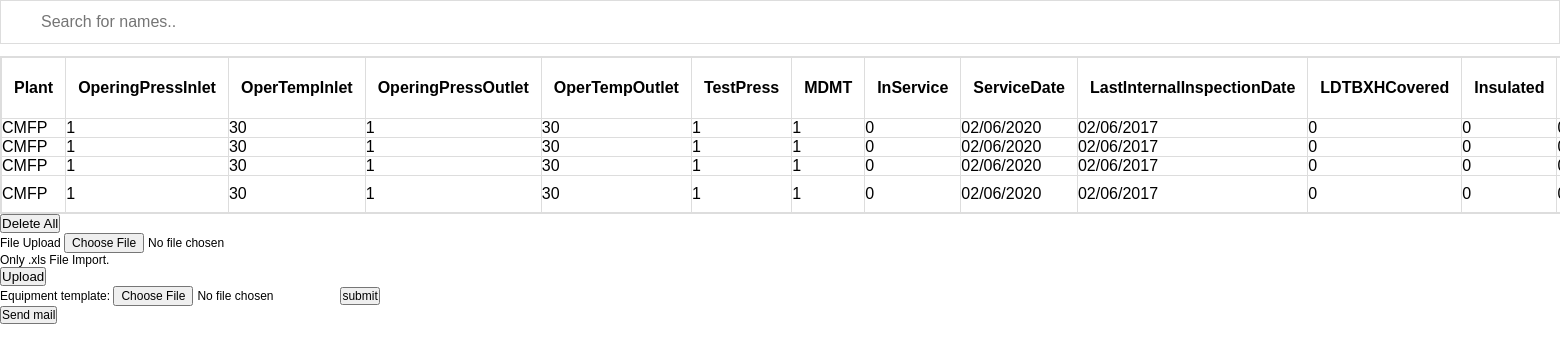
/App/View/home/equipmentTempList.php, run on the app's committed database.
### tables this page shows
CREATE TABLE IF NOT EXISTS `tbl_equipmenttemp` (
`STT` int(11) NOT NULL,
  `Plant` varchar(45) DEFAULT NULL,
  `OperingPressInlet` varchar(45) DEFAULT NULL,
  `OperTempInlet` varchar(45) DEFAULT NULL,
  `OperingPressOutlet` varchar(45) DEFAULT NULL,
  `OperTempOutlet` varchar(45) DEFAULT NULL,
  `TestPress` varchar(45) DEFAULT NULL,
  `MDMT` varchar(45) DEFAULT NULL,
  `InService` varchar(45) DEFAULT NULL,
  `ServiceDate` varchar(45) DEFAULT NULL,
  `LastInternalInspectionDate` varchar(45) DEFAULT NULL,
  `LDTBXHCovered` varchar(45) DEFAULT NULL,
  `Insulated` varchar(45) DEFAULT NULL,
  `PWHT` varchar(45) DEFAULT NULL,
  `InsulatedType` varchar(45) DEFAULT NULL,
  `OperatingState` varchar(45) DEFAULT NULL,
  `InventoryLiquip` varchar(45) DEFAULT NULL,
  `InventoryVapor` varchar(45) DEFAULT NULL,
  `InventoryTotal` varchar(45) DEFAULT NULL,
  `ConfidentInStreamAnalysis` varchar(45) DEFAULT NULL,
  `VaporDensityAir` varchar(45) DEFAULT NULL,
  `CorrosionInhibitor` varchar(45) DEFAULT NULL,
  `FrequentFeedChanged` varchar(45) DEFAULT NULL,
  `MajorChemicals` varchar(45) DEFAULT NULL,
  `Contaminants` varchar(45) DEFAULT NULL,
  `OnLineMonitoring` varchar(45) DEFAULT NULL,
  `CathodicProtection` varchar(45) DEFAULT NULL,
  `CorrosionMonitoring` varchar(45) DEFAULT NULL,
  `OHCalibUptodate` varchar(45) DEFAULT NULL,
  `DistFromFacility` varchar(45) DEFAULT NULL,
  `EquipCount` varchar(45) DEFAULT NULL,
  `HAZOPRating` varchar(45) DEFAULT NULL,
  `PersonalDensity` varchar(45) DEFAULT NULL,
  `MitigationEquip` varchar(45) DEFAULT NULL,
  `EnvRating` varchar(45) DEFAULT NULL,
  `InspTechUsed` varchar(45) DEFAULT NULL,
  `EquipModification` varchar(45) DEFAULT NULL,
  `InspectionFinding` varchar(45) DEFAULT NULL,
  `VaporDensity` varchar(45) DEFAULT NULL,
  `LiquipDensity` varchar(45) DEFAULT NULL,
  `Vapor` varchar(45) DEFAULT NULL,
  `Liquip` varchar(45) DEFAULT NULL,
  `HMBPFDNum` varchar(45) DEFAULT NULL,
  `PIDNum` varchar(45) DEFAULT NULL,
  `Service` varchar(45) DEFAULT NULL,
  `HMBStream` varchar(45) DEFAULT NULL,
  `CrackPresent` varchar(45) NOT NULL,
  `ProtectionBarrier` varchar(45) NOT NULL,
  `InternalLiner` varchar(45) NOT NULL,
  `CatalogThinning` varchar(45) NOT NULL,
  `NumberofInspection[lần]` varchar(45) NOT NULL,
  `CheckThinning` varchar(45) NOT NULL,
  `Cladding` varchar(45) NOT NULL,
  `InjectionPointFip` varchar(45) NOT NULL,
  `DeadLegsFdl` varchar(45) NOT NULL,
  `WeldedConstructionFwd` varchar(45) NOT NULL,
  `MaintenanceAccordanceFam` varchar(45) NOT NULL,
  `SettlementFsm` varchar(45) NOT NULL,
  `CorrosionRateforBaseMatel` varchar(45) NOT NULL,
  `CorrosionrateforCladding` varchar(45) NOT NULL,
  `ThicknessOfCompbasemetal` varchar(45) NOT NULL,
  `LinningType` varchar(45) NOT NULL,
  `LinningConditionAdjusmentFlc` varchar(45) NOT NULL,
  `YearInService` varchar(45) NOT NULL,
  `LevelCaustic` varchar(45) NOT NULL,
  `CatalogCaustic` varchar(45) NOT NULL,
  `LevelAmine` varchar(45) NOT NULL,
  `CatalogAmine` varchar(45) NOT NULL,
  `CatalogSulfide` varchar(45) NOT NULL,
  `pH` varchar(45) NOT NULL,
  `SulfideConcentration[ppm]` varchar(45) NOT NULL,
  `CatalogHIC/H2S` varchar(45) NOT NULL,
  `H2SConcentration[ppm]` varchar(45) NOT NULL,
  `CatalogCacbon` varchar(45) NOT NULL,
  `CacbonConcentration[ppm]` varchar(45) NOT NULL,
  `CatalogPTA` varchar(45) NOT NULL,
  `FunctionOfHeatTreatment` varchar(45) NOT NULL,
  `CatalogCLSCC` varchar(45) NOT NULL,
  `TemperatureOfpH` varchar(45) NOT NULL,
  `CloConcentration[ppm]` varchar(45) NOT NULL,
  `CatalogHF` varchar(45) NOT NULL,
  `HFpresent` varchar(45) NOT NULL,
  `BrinellHardness` varchar(45) NOT NULL,
  `CatalogHIC/HF` varchar(45) NOT NULL,
  `SulfurConcentration` varchar(45) NOT NULL,
  `Catalog ExtenalCorrosion` varchar(45) NOT NULL,
  `DriverExtend` varchar(45) NOT NULL,
  `CoatQuality` varchar(45) NOT NULL,
  `CatalogCUI` varchar(45) NOT NULL,
  `DriverCUI` int(45) NOT NULL,
  `CorrosionRateforCUI` varchar(45) NOT NULL,
  `Complexity` varchar(45) NOT NULL,
  `Insulation` varchar(45) NOT NULL,
  `AllowConfig` varchar(45) NOT NULL,
  `EnterSoil` varchar(45) NOT NULL,
  `InsulationType` varchar(45) NOT NULL,
  `CatalogExternalCLSCC` varchar(45) NOT NULL,
  `DriverExternalCLSCC` varchar(45) NOT NULL,
  `PipingComplexity` varchar(45) NOT NULL,
  `InsulationCondition` varchar(45) NOT NULL,
  `CatalogHTHA` varchar(45) NOT NULL,
  `AgeHTHA` varchar(45) NOT NULL,
  `TemperatureHTHA[*F]` varchar(45) NOT NULL,
  `HydrogenPartialPressure[MPa]` varchar(45) NOT NULL,
  `TempMinforBrittleFacture` varchar(45) NOT NULL,
  `TempUpsetforBrittleFacture` varchar(45) NOT NULL,
  `Temp BoilingforBrittleFacture` varchar(45) NOT NULL,
  `MinimumDesignMetalTemp` varchar(45) NOT NULL,
  `TempImpact` varchar(45) NOT NULL,
  `MaterialCurve` varchar(45) NOT NULL,
  `LowTemperature` varchar(45) NOT NULL,
  `SCE` varchar(45) NOT NULL,
  `ReferencTemperature` varchar(45) NOT NULL,
  `TempMinfor885` varchar(45) NOT NULL,
  `BrittleCheck` varchar(45) NOT NULL,
  `TempShutdown` varchar(45) NOT NULL,
  `PercentSigma` varchar(45) NOT NULL,
  `NoofPrFatigueFailures` varchar(45) NOT NULL,
  `SeverityofVibration` varchar(45) NOT NULL,
  `NoOfWeeks` varchar(45) NOT NULL,
  `CyclicType` varchar(45) NOT NULL,
  `CorrectiveActionsTake` varchar(45) NOT NULL,
  `TotalPipeFitting` varchar(45) NOT NULL,
  `TypeOfJointInThisPiping` varchar(45) NOT NULL,
  `ConditionOfPipe` varchar(45) NOT NULL,
  `BranchDiameter` varchar(45) NOT NULL,
  `tbl_equipmentlist_ItemNo` varchar(45) DEFAULT NULL,
  `tbl_component_componentName` varchar(100) DEFAULT NULL
);

### App/Model/database.php (called while the page is built, shortened)
<?php
class database
{
    private $__conn;
    function connect()
    {
        if (!$this->__conn) {
            $this->__conn = mysqli_connect('localhost', 'root', '', 'rbi') or die ('Lỗi kết nối');
            mysqli_query($this->__conn, "SET character_set_results = 'utf8', character_set_client = 'utf8', character_set_database = 'utf8', character_set_server = 'utf8'");
        }
    }
        function get_list_assoc($table, $select)
        {
            $sql = "SELECT $select FROM $table";
            $result = mysqli_query($this->__conn, $sql);
            $return = array();
            while ($row = mysqli_fetch_assoc($result)) {
                $return[] = $row;
            }
            return $return;
        }
}

### App/Model/home/equipmentTempListModel.php (called while the page is built, shortened)
<?php
require_once '../../Model/database.php';
class equipmentTempListModel extends database{
    function getAllEquipmentUnit(){
        return $this->get_list_assoc('tbl_equipmenttemp', '*');
    }
    function getAllPrameters(){
        $arr = $this->get_list_assoc('tbl_equipmenttemp', '*');
        $outParams = array();
        if(count($arr)>0){
            foreach ($arr[0] as $key => $value) {
                array_push($outParams, $key);
            }
        }
        return $outParams;
    }
}

### App/View/home/equipmentTempList.php (the view, shortened to what this page needs)
<?php
require_once '../../Model/home/equipmentTempListModel.php';
$equList = new equipmentTempListModel();
$params = $equList->getAllPrameters();
$value = $equList->getAllEquipmentUnit();
?>
<link rel="stylesheet" href="../../../../Public/css/home.css">
<link href="http://ajax.googleapis.com/ajax/libs/jqueryui/1.9.2/themes/ui-darkness/jquery-ui.css" rel="stylesheet">
<input type="text" id="searchInput" onkeyup="searchFunction()" placeholder="Search for names..">
<table border="1" class="listTable" id="listTable">
    <?php
        echo "<tr>";
        foreach ($params as $key =>$param) {
            if($key>0){
                echo "<th><strong>$param</strong></th>";
            }
        }
        echo "</tr>";
        foreach ($value as $key1 => $val) {
            echo "<tr>";
            foreach ($val as $key2 => $va) {
                if($key2!=="STT"){
                    echo "<td>$va</td>";
                }
            }
            echo "</tr>";
        }
    ?>
</table>
<div id="deleteItem" >
    <button onclick="deleteAllEqipmentTem()">Delete All</button>
</div>
<form enctype="multipart/form-data" method="post" role="form" action="../../Controller/home/equipmentTempController.php">
    <div class="form-group">
        <label for="exampleInputFile">File Upload</label>
        <input type="file" name="file" id="file">
        <p class="help-block">Only .xls File Import.</p>
    </div>
    <button type="submit" class="btn btn-default" name="Import" value="Import">Upload</button>
</form>
<form action="../../Controller/home/uploadInput.php" method="POST" enctype="multipart/form-data">
    <div class="row" >
        <span>Equipment template:</span>
        <input type="file" name="fileupload_1"/><input type="submit" value="submit" name="submit3"/>
    </div>
</form>
<form method="post"action="../../Controller/home/email.php">
    <div>
        <input type="submit" value="Send mail">
    </div>
</form>

### Public/css/home.css (style rules this page uses)
* { margin: 0px; padding: 0px; }
body, input, textarea { font-family: Arial; font-size: 12px; }
table { padding: 1px 3px; }
#searchInput { background-image: url('/css/searchicon.png'); background-position: 10px 12px; background-repeat: no-repeat; width: 100%; font-size: 16px; padding: 12px 20px 12px 40px; border: 1px solid #ddd; margin-bottom: 12px; }
.listTable { border-collapse: collapse; width: 100%; border: 1px solid #ddd; font-size: 16px; }
.listTable th, #myTable td { text-align: left; padding: 12px; }
.listTable tr { border-bottom: 1px solid #ddd; }

### data on the page
tbl_equipmenttemp: Plant "CMFP", OperingPressInlet "1", OperTempInlet "30", OperingPressOutlet "1", OperTempOutlet "30", TestPress "1", MDMT "1", InService "0", ServiceDate "02/06/2020", LastInternalInspectionDate "02/06/2017", LDTBXHCovered "0", Insulated "0"
tbl_equipmenttemp: Plant "CMFP", OperingPressInlet "1", OperTempInlet "30", OperingPressOutlet "1", OperTempOutlet "30", TestPress "1", MDMT "1", InService "0", ServiceDate "02/06/2020", LastInternalInspectionDate "02/06/2017", LDTBXHCovered "0", Insulated "0"
tbl_equipmenttemp: Plant "CMFP", OperingPressInlet "1", OperTempInlet "30", OperingPressOutlet "1", OperTempOutlet "30", TestPress "1", MDMT "1", InService "0", ServiceDate "02/06/2020", LastInternalInspectionDate "02/06/2017", LDTBXHCovered "0", Insulated "0"
tbl_equipmenttemp: Plant "CMFP", OperingPressInlet "1", OperTempInlet "30", OperingPressOutlet "1", OperTempOutlet "30", TestPress "1", MDMT "1", InService "0", ServiceDate "02/06/2020", LastInternalInspectionDate "02/06/2017", LDTBXHCovered "0", Insulated "0"

### other printed values
$param "Plant"
$param "OperingPressInlet"
$param "OperTempInlet"
$param "OperingPressOutlet"
$param "OperTempOutlet"
$param "TestPress"
$param "MDMT"
$param "InService"
$param "ServiceDate"
$param "LastInternalInspectionDate"
$param "LDTBXHCovered"
$param "Insulated"
